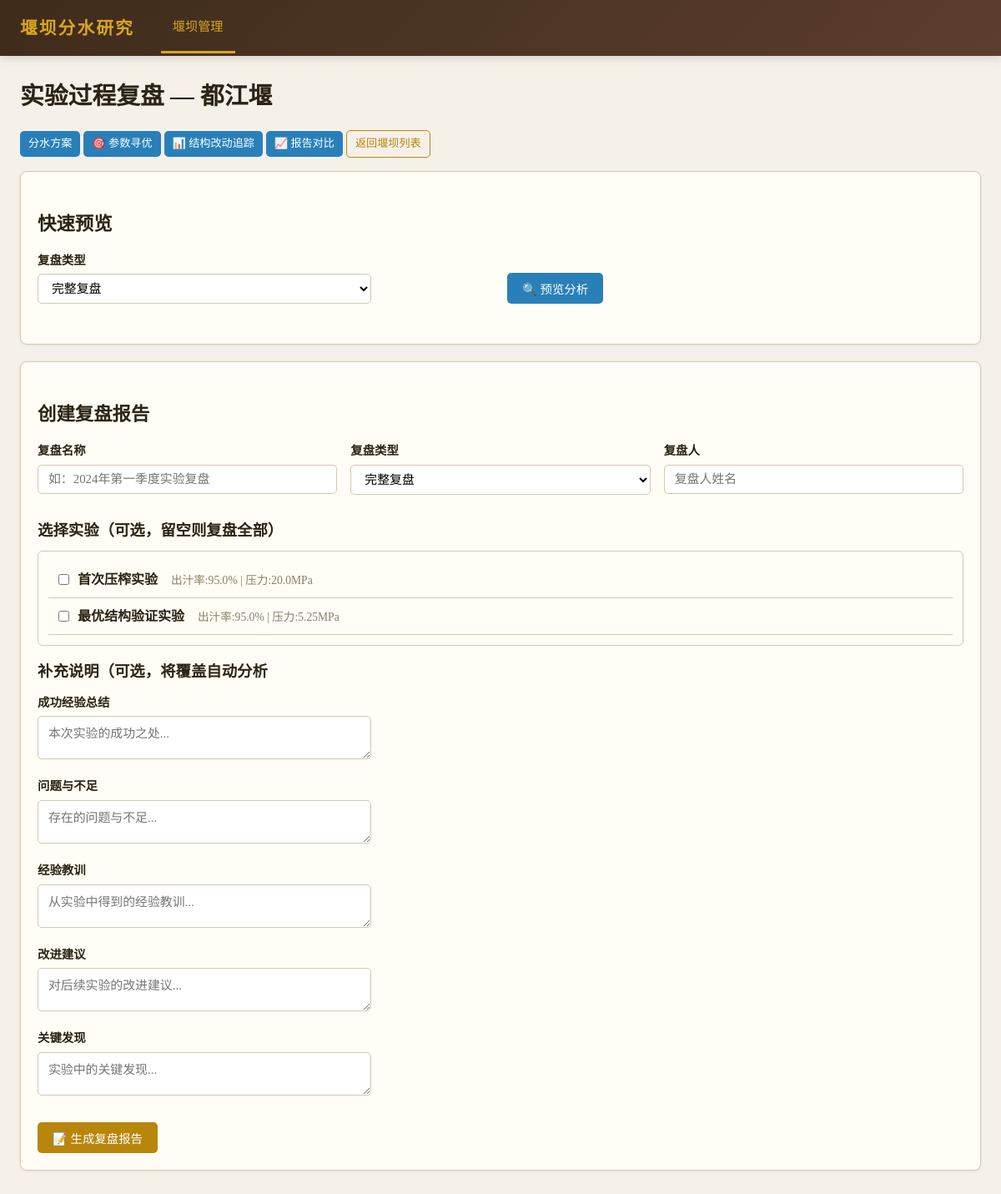
/weirs/1/review, run on the app's committed database.
### tables this page shows
CREATE TABLE weirs (
            id INTEGER PRIMARY KEY AUTOINCREMENT,
            name TEXT NOT NULL,
            location TEXT DEFAULT '',
            description TEXT DEFAULT ''
        );

CREATE TABLE press_experiments (
            id INTEGER PRIMARY KEY AUTOINCREMENT,
            weir_id INTEGER NOT NULL,
            structure_id INTEGER,
            name TEXT NOT NULL,
            status TEXT DEFAULT 'draft',
            juice_yield REAL DEFAULT 0.0,
            peak_pressure REAL DEFAULT 0.0,
            residue_moisture REAL DEFAULT 0.0,
            steady_juice_time REAL DEFAULT 0.0,
            energy_consumption REAL DEFAULT 0.0,
            throughput REAL DEFAULT 0.0,
            experiment_date TEXT,
            operator TEXT DEFAULT '',
            notes TEXT DEFAULT '',
            created_at TIMESTAMP DEFAULT CURRENT_TIMESTAMP,
            FOREIGN KEY (weir_id) REFERENCES weirs(id) ON DELETE CASCADE,
            FOREIGN KEY (structure_id) REFERENCES press_structures(id) ON DELETE SET NULL
        );

### app/routers/review.py (the view)
@router.get("/weirs/{weir_id}/review", response_class=HTMLResponse)
def review_page(request: Request, weir_id: int):
    db = get_db()
    weir = db.execute("SELECT * FROM weirs WHERE id = ?", (weir_id,)).fetchone()
    if not weir:
        db.close()
        raise HTTPException(status_code=404, detail="堰坝不存在")
    experiments = db.execute(
        "SELECT * FROM press_experiments WHERE weir_id = ? ORDER BY created_at ASC",
        (weir_id,),
    ).fetchall()
    reviews = db.execute(
        "SELECT * FROM experiment_reviews WHERE weir_id = ? ORDER BY id DESC",
        (weir_id,),
    ).fetchall()
    structures = db.execute(
        "SELECT * FROM press_structures WHERE weir_id = ? ORDER BY id DESC",
        (weir_id,),
    ).fetchall()
    structure_map = {s["id"]: dict(s) for s in structures}
    change_logs = db.execute(
        """SELECT scl.*, ps.name as structure_name
           FROM structure_change_logs scl
           JOIN press_structures ps ON scl.structure_id = ps.id
           WHERE ps.weir_id = ?
           ORDER BY scl.created_at ASC""",
        (weir_id,),
    ).fetchall()
    db.close()
    return getattr(request.app.state, "templates", None).TemplateResponse(
        request,
        "review.html",
        {
            "weir": weir,
            "experiments": [_get_experiment_dict(e) for e in experiments],
            "reviews": [dict(r) for r in reviews],
            "structure_map": structure_map,
            "change_logs": [dict(l) for l in change_logs],
            "review_type_labels": REVIEW_TYPE_LABELS,
            "assessment_labels": ASSESSMENT_LABELS,
            "priority_labels": PRIORITY_LABELS,
            "metric_labels": METRIC_LABELS,
            "metric_units": METRIC_UNITS,
        },
    )

### app/templates/review.html (shortened to what this page needs)
{% extends "base.html" %}
{% block nav_weirs %}class="active"{% endblock %}
{% block content %}
<h1>实验过程复盘 — {{ weir.name }}</h1>
<p style="margin-bottom:16px">
    <a href="/weirs/{{ weir.id }}/schemes" class="btn btn-sm btn-info">分水方案</a>
    <a href="/weirs/{{ weir.id }}/optimization" class="btn btn-sm btn-info">🎯 参数寻优</a>
    <a href="/weirs/{{ weir.id }}/tracking" class="btn btn-sm btn-info">📊 结构改动追踪</a>
    <a href="/weirs/{{ weir.id }}/compare" class="btn btn-sm btn-info">📈 报告对比</a>
    <a href="/weirs" class="btn btn-sm btn-outline">返回堰坝列表</a>
</p>
<div class="card">
    <h2>快速预览</h2>
    <div class="form-row">
        <div class="form-group">
            <label>复盘类型</label>
            <select id="previewReviewType">
                {% for key, label in review_type_labels.items() %}
                <option value="{{ key }}">{{ label }}</option>
                {% endfor %}
            </select>
        </div>
        <div class="form-group" style="align-self:flex-end">
            <button type="button" class="btn btn-info" onclick="previewReview()">🔍 预览分析</button>
        </div>
    </div>
</div>
<div class="card">
    <h2>创建复盘报告</h2>
    {% if experiments %}
    <form method="post" action="/weirs/{{ weir.id }}/reviews" onsubmit="return validateReview()">
        <div class="form-row">
            <div class="form-group">
                <label>复盘名称</label>
                <input type="text" name="name" required placeholder="如：2024年第一季度实验复盘">
            </div>
            <div class="form-group">
                <label>复盘类型</label>
                <select name="review_type">
                    {% for key, label in review_type_labels.items() %}
                    <option value="{{ key }}">{{ label }}</option>
                    {% endfor %}
                </select>
            </div>
            <div class="form-group">
                <label>复盘人</label>
                <input type="text" name="reviewer" placeholder="复盘人姓名">
            </div>
        </div>
        <h3 style="margin-top:16px">选择实验（可选，留空则复盘全部）</h3>
        <div style="max-height:200px;overflow-y:auto;border:1px solid var(--border);border-radius:6px;padding:12px;margin-bottom:12px">
            {% for e in experiments %}
            <div class="check-row">
                <input type="checkbox" name="review_checkbox" value="{{ e.id }}" id="review-check-{{ e.id }}" class="review-checkbox">
                <label for="review-check-{{ e.id }}" style="flex:1;cursor:pointer">
                    <strong>{{ e.name }}</strong>
                    <span style="color:var(--muted);font-size:0.85em;margin-left:12px">
                        出汁率:{{ e.juice_yield }}% | 压力:{{ e.peak_pressure }}MPa
                    </span>
                </label>
            </div>
            {% endfor %}
        </div>
        <h3 style="margin-top:16px">补充说明（可选，将覆盖自动分析</h3>
        <div class="form-group">
            <label>成功经验总结</label>
            <textarea name="success_summary" rows="2" placeholder="本次实验的成功之处..."></textarea>
        </div>
        <div class="form-group">
            <label>问题与不足</label>
            <textarea name="issue_summary" rows="2" placeholder="存在的问题与不足..."></textarea>
        </div>
        <div class="form-group">
            <label>经验教训</label>
            <textarea name="lesson_learned" rows="2" placeholder="从实验中得到的经验教训..."></textarea>
        </div>
        <div class="form-group">
            <label>改进建议</label>
            <textarea name="improvement_suggestions" rows="2" placeholder="对后续实验的改进建议..."></textarea>
        </div>
        <div class="form-group">
            <label>关键发现</label>
            <textarea name="key_findings" rows="2" placeholder="实验中的关键发现..."></textarea>
        </div>
        <button type="submit" class="btn btn-primary" style="margin-top:12px">📝 生成复盘报告</button>
    </form>
    {% else %}
    <div class="empty-state">
        <div class="icon">📝</div>
        <p>暂无实验数据，请先在「参数寻优」页面创建实验记录</p>
    </div>
    {% endif %}
</div>
{% endblock %}

### app/templates/base.html (style rules this page uses)
:root { --bg: #f5f0e8; --fg: #2c2416; --muted: #8a7e6b; --accent: #b8860b; --accent-light: #daa520; --card: #fffdf5; --border: #d4c9b0; --danger: #c0392b; --success: #27ae60; --info: #2980b9; }
* { margin: 0; padding: 0; box-sizing: border-box; }
body { font-family: "Noto Serif SC", "Songti SC", Georgia, serif; background: var(--bg); color: var(--fg); line-height: 1.7; }
.check-row { display: flex; align-items: center; gap: 10px; padding: 8px 12px; border-bottom: 1px solid var(--border); }
h1 { font-size: 1.8em; margin-bottom: 16px; color: var(--fg); }
h2 { font-size: 1.4em; margin: 24px 0 12px; color: var(--fg); }
h3 { font-size: 1.15em; margin: 16px 0 8px; color: var(--fg); }
.card { background: var(--card); border: 1px solid var(--border); border-radius: 8px; padding: 20px; margin-bottom: 20px; box-shadow: 0 1px 4px rgba(0,0,0,0.06); }
.btn { display: inline-block; padding: 8px 18px; border: none; border-radius: 5px; font-size: 0.9em; cursor: pointer; text-decoration: none; transition: all 0.2s; font-family: inherit; }
.btn-primary { background: var(--accent); color: #fff; }
.btn-info { background: var(--info); color: #fff; }
.btn-sm { padding: 4px 10px; font-size: 0.82em; }
.btn-outline { background: transparent; border: 1px solid var(--accent); color: var(--accent); }
form { display: inline; }
.form-group { margin-bottom: 12px; }
.form-group label { display: block; margin-bottom: 4px; font-weight: 600; font-size: 0.9em; color: var(--fg); }
.form-group input, .form-group select, .form-group textarea { width: 100%; max-width: 400px; padding: 8px 12px; border: 1px solid var(--border); border-radius: 5px; font-size: 0.93em; font-family: inherit; background: #fff; }
.form-row { display: flex; gap: 16px; flex-wrap: wrap; }
.form-row .form-group { flex: 1; min-width: 180px; }

### data on the page
weirs: name "都江堰"
press_experiments: name "首次压榨实验", juice_yield "95.0", peak_pressure "20.0"
press_experiments: name "最优结构验证实验", juice_yield "95.0", peak_pressure "5.25"

### other printed values
form field value "完整复盘"
form field review_type "完整复盘"
